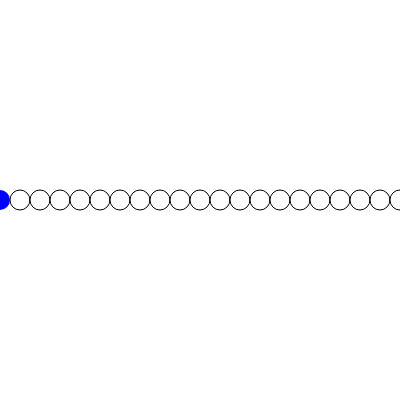
Frame 1 (no input)
Frame 60 (no input): identical to frame 1, image omitted
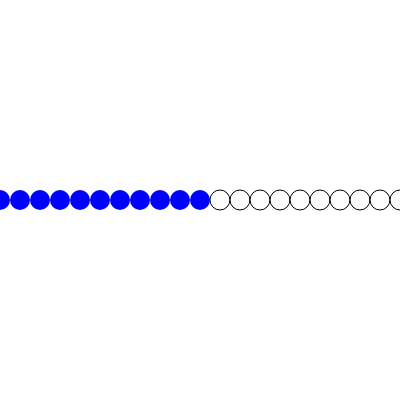
Frame 120 (the mouse pressed at the canvas centre since frame 60)

The p5.js sketch that drew these frames (run headless with seeded random() and noise() and a simulated clock; from frame 60 on, the mouse is pressed at the canvas centre):

// p5.js sketch
// ── sketch.js
function setup() {
  createCanvas(400, 400);
}

function draw() {
  background(255);

  let x = 0;

  
  while (x <= mouseX) {
    fill(0, 0, 255);
    noStroke();
    circle(x, height / 2, 20);
    x += 20; 
  }

  let x2 = mouseX + 20;
  while(x2 <= width) {
    fill(255);
    stroke(0);
    circle(x2, height / 2, 20);
    x2 += 20;
  }
  
  
}
